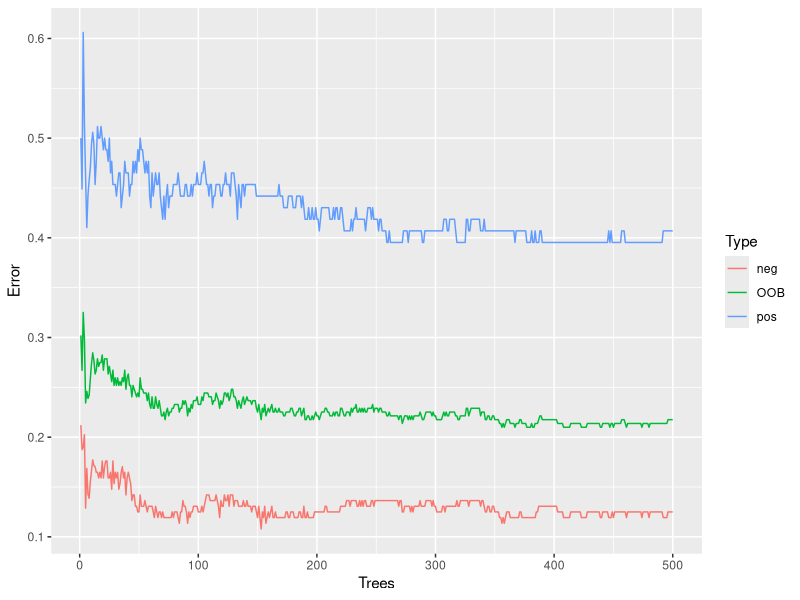
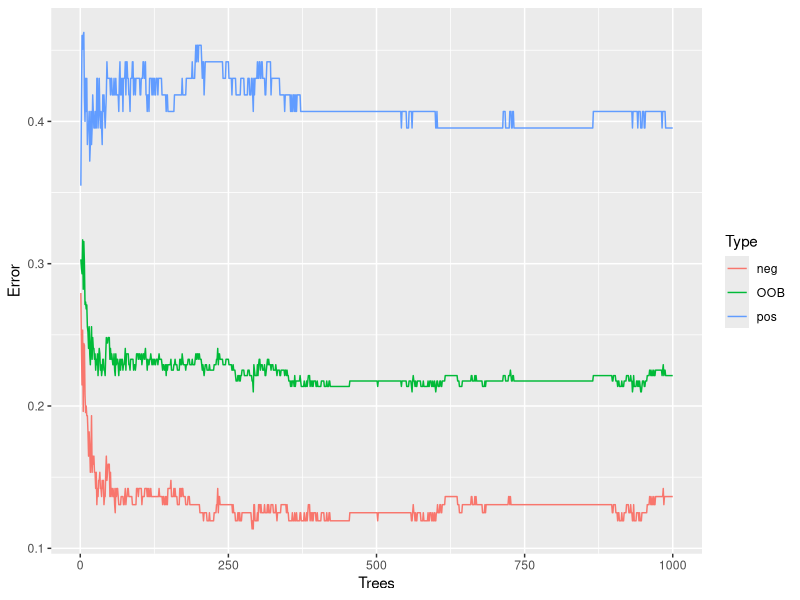

These figures' R source, in order:
#This method of machine learning combines various trees to produce one optimal predictive model.
#They are usually better than decision tree models as they are combining different models 
#to achieve higher accuracy and to avoid overfitting.

#Load the packages
library(randomForest)
library(mlbench)
library(tidyverse)
library(caTools)
library(caret)

#Load and inspect
data("PimaIndiansDiabetes2")
df <- PimaIndiansDiabetes2
head(df)
str(df)
summary(df)

#Omit NAs
df_2 <- na.omit(df)

# Transforming Features  ----------------------------------------------------
#age, pregnant and inuslin have unequal distributions
#we already analysed the features of this dataset in regression repository

summary(df_2$age)
df_2$age_cap <- as.factor(ifelse(df_2$age<=30, "20-30",
                                  ifelse(df_2$age<=40,"31-40",
                                         ifelse(df_2$age<=50, "41-50", "50+"))))


summary(df_2$pregnant)
df_2$pregnant_cap <- as.factor(ifelse(df_2$pregnant==0, "0",
                                       ifelse(df_2$pregnant<=2, "1-2",
                                              ifelse(df_2$pregnant<=5,"3-5",
                                                     ifelse(df_2$pregnant<=10,"6-10", "10+")))))

summary(df_2$insulin)
df_2$insulin_cap <- as.factor(ifelse(df_2$insulin<=75, "0-75",
                                      ifelse(df_2$insulin<=150, "76-150",
                                             ifelse(df_2$insulin<=180,"151-180",
                                                    ifelse(df_2$insulin<=400,"181-400",
                                                           ifelse(df_2$insulin<=600, "401-600", "600+"))))))



df_2[,c("age","insulin","pregnant")] <- NULL


#Check for equal distibutions
table(df_2$diabetes,df_2$insulin_cap)
table(df_2$diabetes,df_2$pregnant_cap)
table(df_2$diabetes, df_2$age_cap)



# Train and test set ------------------------------------------------------

splitcc <- sample.split(df_2, SplitRatio = 0.7)
train <- subset(df_2, splitcc == "TRUE")
test <- subset(df_2, splitcc == "FALSE")


# Testing models Random Forest --------------------------------------------

set.seed(123)
model <- randomForest(diabetes~., data = train, proximity = TRUE)
model


#Plot the error rates to see if default 500 trees is enough for optimal classification

oob_error_rate <- data.frame(
  Trees = rep(1:nrow(model$err.rate),times = 3),
  Type = rep(c("OOB","neg", "pos"),each=nrow(model$err.rate)),
  Error = c(model$err.rate[,"OOB"],
            model$err.rate[,"neg"],
            model$err.rate[,"pos"]))

ggplot(oob_error_rate, aes(x = Trees, y = Error)) +
  geom_line(aes(color = Type))


#add more trees to see if error rate decreases
#in this exmaple it does

model_2 <- randomForest(diabetes~., data = train, ntree = 1000, proximity = TRUE)
model_2

oob_error_rate_2 <- data.frame(
  Trees = rep(1:nrow(model_2$err.rate),times = 3),
  Type = rep(c("OOB","neg", "pos"),each=nrow(model_2$err.rate)),
  Error = c(model_2$err.rate[,"OOB"],
            model_2$err.rate[,"neg"],
            model_2$err.rate[,"pos"]))

#The error rate stabilises after roughly 900 trees
ggplot(oob_error_rate_2, aes(x = Trees, y = Error)) +
  geom_line(aes(color = Type))


#Find the optimal number of variables tried at each split by creating a vector
#that stores the error rate for different models wit different mtry values 
#up to 8 since we have 8 features 

oob_values<- vector(length = 8)

for (i in 1:8) {
  A <- randomForest(diabetes ~., data = train, mtry = i, ntree = 1000)
  oob_values[i] <- A$err.rate[nrow(A$err.rate), 1]
}

#The optimal value for mtry was the default value  mtry = 2
#which had the lowest OOB rate

oob_values


# Test set ----------------------------------------------------------------

#minimum accuracy to beat % 66.8

table(df_2$diabetes)
minimum <- 262/392

#Implement the optimal model using mtry = 2 and ntree = 1000 on the test set

set.seed(123)
model_3 <- randomForest(diabetes~., data = test, mtry = 2, ntree = 1000)
model_3

#Our model achieved a % 75.57 accuracy
